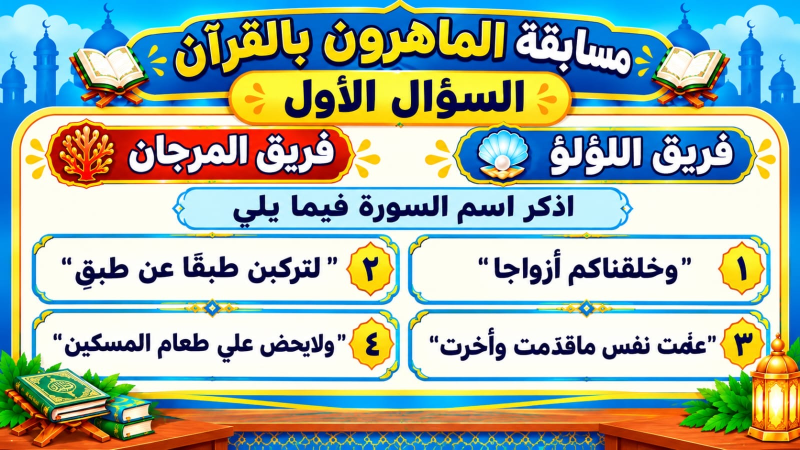
#> input picture reels/quran-contest/part4/images/02.jpg, 1600 x 900 px (shown at 1/2 size)
$ python make_q2_slide.py
#> lines starting #> are read from the running program, lines starting #| are printed output that depends on the picture
"""Build the question-2 slide (images/03.jpg) in the same design as question 1.

Question 2 came as two plain text screenshots (one per team, three verses
each). This starts from the question-1 artwork, keeps its frame, title and
team banners, and replaces the header, the instruction and the answer boxes.
"""
import math
import os

import numpy as np
from PIL import Image, ImageDraw, ImageFilter, ImageFont

HERE = os.path.dirname(os.path.abspath(__file__))
FONT = os.path.join(HERE, "..", "fonts", "BalooBhaijaan2.ttf")
NAVY = (22, 30, 84)

LULU = ["وَالْآخِرَةُ خَيْرٌ وَأَبْقَىٰ", "فَأَنذَرْتُكُمْ نَارًا تَلَظَّىٰ", "كَلَّا إِنَّ الْإِنسَانَ لَيَطْغَىٰ"]
MARJAN = ["وَفِرْعَوْنَ ذِي الْأَوْتَادِ", "يَتِيمًا ذَا مَقْرَبَةٍ", "وَإِنَّهُ لِحُبِّ الْخَيْرِ لَشَدِيدٌ"]


def font(size, weight="ExtraBold"):
    f = ImageFont.truetype(FONT, size, layout_engine=ImageFont.Layout.RAQM)
    f.set_variation_by_name(weight)
    return f


def text(img, xy, s, size, fill, weight="ExtraBold", max_w=None):
    if max_w:
        while size > 12 and font(size, weight).getlength(s, direction="rtl", language="ar") > max_w:
            size -= 1
    ImageDraw.Draw(img).text(xy, s, font=font(size, weight), fill=fill, anchor="mm",
                             direction="rtl", language="ar")


def erase_rows(a, x0, y0, x1, y1):
    """Fill a box by blending, row by row, the colours just left and right of it."""
    for y in range(y0, y1):
        l = a[y, x0 - 3:x0].mean(axis=0)
        r = a[y, x1:x1 + 3].mean(axis=0)
        t = np.linspace(0, 1, x1 - x0)[:, None]
        a[y, x0:x1] = l * (1 - t) + r * t


def answer_box(img, box, r=22):
    """Rounded light-blue answer box with a blue frame, like question 1's."""
    x0, y0, x1, y1 = box
    w, h = x1 - x0, y1 - y0
    S = 3
    fill = Image.new("RGB", (w, h))
    fa = np.zeros((h, w, 3), np.float32)
    t = np.linspace(0, 1, h)[:, None]
    fa[:] = (np.array([255, 255, 250]) * (1 - t) + np.array([214, 238, 252]) * t)[:, None, :]
    fill = Image.fromarray(fa.astype(np.uint8))
    m = Image.new("L", (w * S, h * S), 0)
    ImageDraw.Draw(m).rounded_rectangle((0, 0, w * S - 1, h * S - 1), r * S, fill=255)
    m = m.resize((w, h), Image.LANCZOS)
    frame = Image.new("L", (w * S, h * S), 0)
    fd = ImageDraw.Draw(frame)
    fd.rounded_rectangle((0, 0, w * S - 1, h * S - 1), r * S, fill=255)
    fd.rounded_rectangle((5 * S, 5 * S, w * S - 5 * S, h * S - 5 * S), (r - 5) * S, fill=0)
    frame = frame.resize((w, h), Image.LANCZOS)
    shadow = Image.new("L", img.size, 0)
    shadow.paste(m, (x0 + 2, y0 + 4))
    img.paste(Image.new("RGB", img.size, (150, 175, 200)), (0, 0), shadow.filter(ImageFilter.GaussianBlur(4)).point(lambda v: v // 3))
    img.paste(fill, (x0, y0), m)
    img.paste(Image.new("RGB", (w, h), (36, 150, 228)), (x0, y0), frame)
    inner = Image.new("L", (w * S, h * S), 0)
    ImageDraw.Draw(inner).rounded_rectangle((9 * S, 9 * S, w * S - 9 * S, h * S - 9 * S), (r - 8) * S, outline=255, width=2 * S)
    img.paste(Image.new("RGB", (w, h), (170, 215, 245)), (x0, y0), inner.resize((w, h), Image.LANCZOS))


def badge(img, c, n, r=34):
    """Yellow 12-point star with an Arabic-Indic numeral, like question 1's."""
    S = 4
    size = (r + 6) * 2 * S
    layer = Image.new("RGBA", (size, size), (0, 0, 0, 0))
    d = ImageDraw.Draw(layer)
    cx = cy = size / 2
    pts = []
    for i in range(24):
        rr = (r if i % 2 == 0 else r * 0.86) * S
        ang = math.pi * i / 12
        pts.append((cx + rr * math.cos(ang), cy + rr * math.sin(ang)))
    d.polygon(pts, fill=(236, 120, 30, 255))
    inner = [(cx + (x - cx) * 0.9, cy + (y - cy) * 0.9) for x, y in pts]
    d.polygon(inner, fill=(255, 205, 40, 255))
    d.ellipse((cx - r * 0.55 * S, cy - r * 0.7 * S, cx + r * 0.5 * S, cy), fill=(255, 238, 120, 120))
    layer = layer.resize((size // S, size // S), Image.LANCZOS)
    img.paste(layer, (c[0] - size // S // 2, c[1] - size // S // 2), layer)
    text(img, (c[0], c[1] + 2), "١٢٣"[n - 1], 46, NAVY)


def keep_foreground(img, src, box, hue_test):
    """Put back decorations (lantern, leaves) that overlapped the cleared area."""
    x0, y0, x1, y1 = box
    a = np.asarray(src.crop(box).convert("HSV")).astype(int)
    m = hue_test(a[..., 0] * 360 // 255, a[..., 1], a[..., 2])
    mask = Image.fromarray((m * 255).astype(np.uint8)).filter(ImageFilter.MedianFilter(5))
    img.paste(src.crop(box), (x0, y0), mask.filter(ImageFilter.GaussianBlur(1)))


def main():
    src = Image.open(os.path.join(HERE, "images", "02.jpg")).convert("RGB")
#> src is the input picture: PIL image 1600x900 RGB; mean R, G, B 163.5, 179.8, 165.2
    img = src.copy()
    a = np.asarray(img).astype(np.float32)
    erase_rows(a, 562, 150, 1058, 243)    # "السؤال الأول"
#> the loop in erase_rows, `for y in range(y0, y1):` made 93 passes
#> (l, r) on passes 1 to 12: ([254.3, 250, 54], [253, 245, 50]), ([253.3, 249, 53.33], [253, 246.3, 51.67]), ([252.3, 248.3, 52.67], [255, 248, 55.33]), ([252, 248.7, 53], [254.3, 247.7, 57.33]), ([252.7, 248.3, 53.33], [252.7, 248.3, 59.33]), ([253.7, 248.7, 54.67], [252, 249, 60]), ([253, 249, 54.67], [253, 250, 61]), ([253.3, 250, 55.33], [253.7, 249.3, 61]), ([252, 250.3, 55.33], [255, 249.3, 62]), ([251.3, 250.3, 56], [255, 249.3, 62.67]), ([253, 250, 58.33], [254.7, 249.3, 64.33]), ([253, 250, 59], [254, 250, 65])
    erase_rows(a, 420, 384, 1200, 454)    # instruction text
#> call 2 of erase_rows, with x0 = 420, y0 = 384, x1 = 1200, y1 = 454
#> the loop in erase_rows (call 2), `for y in range(y0, y1):` made 70 passes
#> (l, r) on passes 1 to 12: ([196, 242, 255], [195, 243, 255]), ([196, 243, 253], [195, 243, 255]), ([196, 243, 253], [195, 243, 255]), ([196, 243, 253], [195, 243, 255]), ([196, 243, 253], [195, 243, 255]), ([196, 243, 253], [195, 243, 255]), ([196, 243, 253], [195, 243, 255]), ([196, 243, 253], [195, 243, 255]), ([197, 244, 254], [195, 243, 255]), ([197, 244, 254], [195, 243, 255]), ([197, 244, 254], [195, 243, 255]), ([197, 244, 254], [195, 243, 255])
#> r on passes 17 to 22: [197, 244, 254], [197, 244, 254], [197, 244, 254], [197, 244, 254], [197, 244, 254], [197, 244, 254]
#> after the loop in erase_rows (call 2), `for y in range(y0, y1):`:
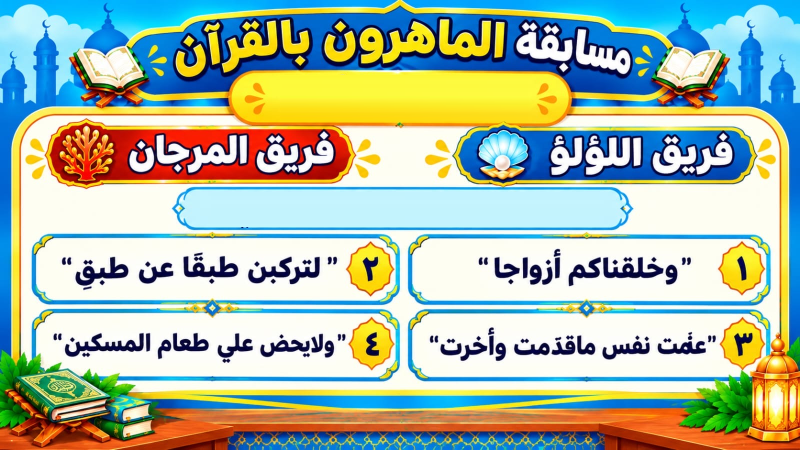
#> a: shape (900, 1600, 3) float32 (shown at 1/2 size); mean R, G, B 168.5, 185, 166.5
    img = Image.fromarray(a.clip(0, 255).astype(np.uint8))

    # clear the answer area and lay out three boxes per team
    ImageDraw.Draw(img).rectangle((60, 462, 1548, 770), fill=(253, 253, 245))
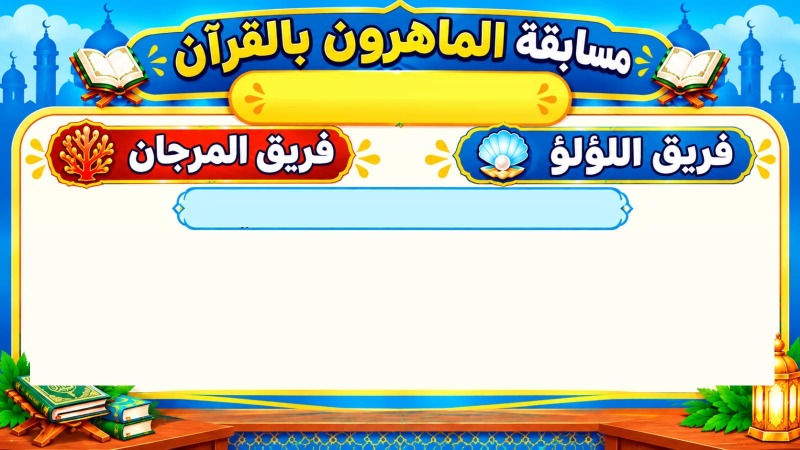
#> img: PIL image 1600x900 RGB (shown at 1/2 size); mean R, G, B 184, 196.2, 178.4
    top, h, gap = 468, 92, 10
    for row in range(3):
        y = top + row * (h + gap)
        answer_box(img, (822, y, 1538, y + h))       # فريق اللؤلؤ (right)
        answer_box(img, (68, y, 798, y + h))         # فريق المرجان (left)
        cy = y + h // 2
        badge(img, (1478, cy), row + 1)
        badge(img, (738, cy), row + 1)
        text(img, (1135, cy + 2), LULU[row], 40, NAVY, max_w=560)
        text(img, (385, cy + 2), MARJAN[row], 40, NAVY, max_w=580)
#> this loop made 1 pass
#> pass 1, in answer_box, `fill = Image.fromarray(fa.astype(np.uint8))`:
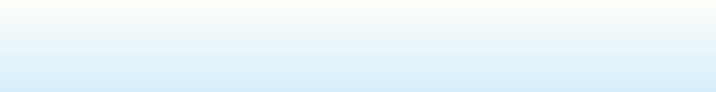
#> fill: PIL image 716x92 RGB; mean R, G, B 234, 246, 250.5
#> pass 1, in answer_box, `m = m.resize((w, h), Image.LANCZOS)`:
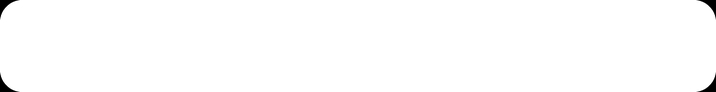
#> m: PIL image 716x92 L; min 0, max 255, mean 253.4
#> after the loop:
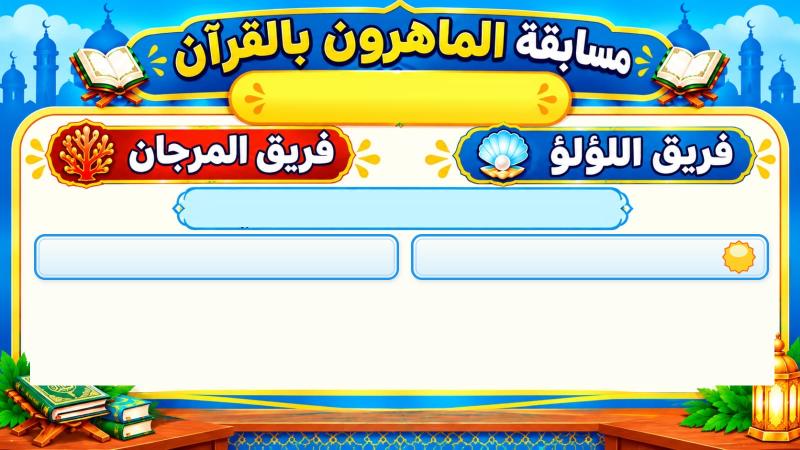
#> img: PIL image 1600x900 RGB (shown at 1/2 size); mean R, G, B 179.8, 194.2, 178.2

    # lantern (gold) on the right and leaves/books on the left sat in front
    keep_foreground(img, src, (1530, 640, 1600, 790),
                    lambda h, s, v: (h >= 20) & (h <= 60) & (s > 110))
    keep_foreground(img, src, (0, 680, 140, 790),
                    lambda h, s, v: ((h >= 70) & (h <= 160) & (s > 90)) | ((h < 40) & (s > 120) & (v < 200)))

    text(img, (805, 198), "السؤال الثاني", 80, NAVY)
    text(img, (805, 414), "أكمل آيتين بعد كل آية مما يلي", 44, NAVY)
    img.save(os.path.join(HERE, "images", "03.jpg"), quality=95)


if __name__ == "__main__":
#> (the run stopped early here; a loop or call above may not have finished)

$ run again, with reels/quran-contest/part4/images/01.jpg copied over reels/quran-contest/part4/images/02.jpg
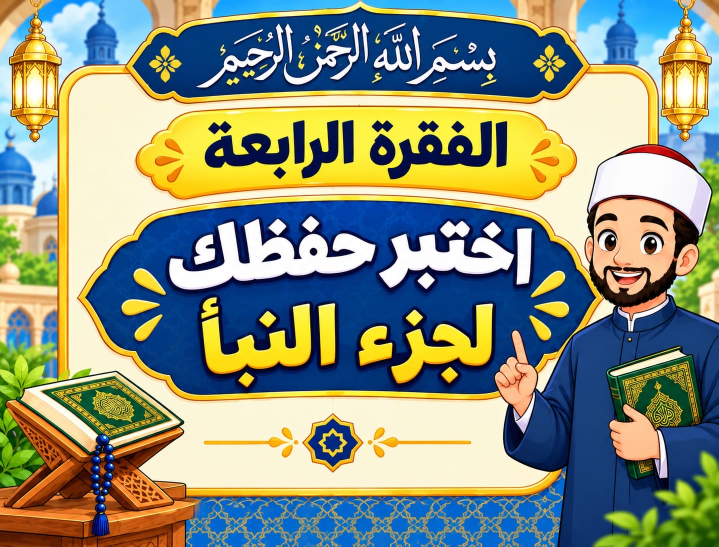
#> input picture reels/quran-contest/part4/images/01.jpg, 1437 x 1094 px (shown at 1/2 size)
#> in main, src is the input picture: PIL image 1437x1094 RGB; mean R, G, B 138.3, 146.2, 126.9
#> the loop in erase_rows, `for y in range(y0, y1):` made 93 passes
#> (l, r) on passes 1 to 8: ([1, 51.67, 121], [1, 50, 116]), ([2, 51, 122.3], [1, 50, 116]), ([2.67, 51, 123.3], [1.67, 50.67, 116.7]), ([2, 51, 123.3], [1.67, 50.67, 116.7]), ([1.33, 51.67, 122.7], [2.33, 50.33, 116.3]), ([0, 52.33, 122], [2, 50, 116]), ([0.333, 53, 121.7], [1.33, 49.33, 115.3]), ([0, 53.33, 121.7], [1, 49, 115])
#> the loop in erase_rows (call 2), `for y in range(y0, y1):` made 70 passes
#> (l, r) on passes 1 to 8: ([251, 166.7, 0], [248, 249, 253]), ([253.3, 162.3, 2], [249, 248.3, 252.3]), ([247.7, 153.7, 8], [252.3, 247, 250.3]), ([255, 162.3, 36.33], [253.7, 246.7, 251]), ([232.7, 126, 25], [252.7, 246.3, 253]), ([168.3, 70.67, 0], [251.3, 246.7, 254.7]), ([190, 117, 49.67], [248, 248, 255]), ([254.3, 212, 156.3], [245.7, 249, 255])
#> after the loop in erase_rows (call 2), `for y in range(y0, y1):`:
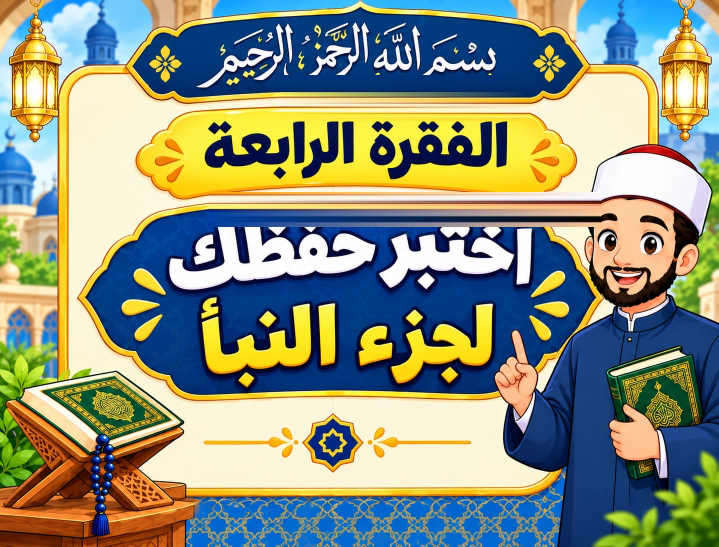
#> a: shape (1094, 1437, 3) float32 (shown at 1/2 size); mean R, G, B 139.2, 145.5, 126.9
#> after the loop in main, `for row in range(3):`:
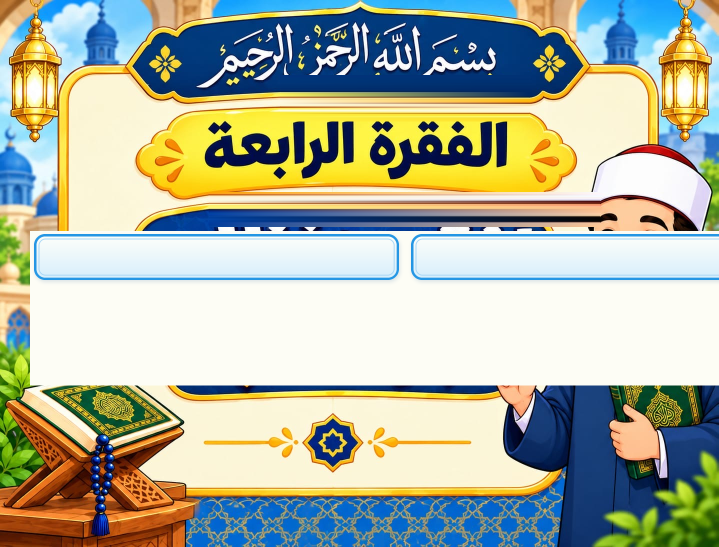
#> img: PIL image 1437x1094 RGB (shown at 1/2 size); mean R, G, B 174.1, 179.9, 161.2
